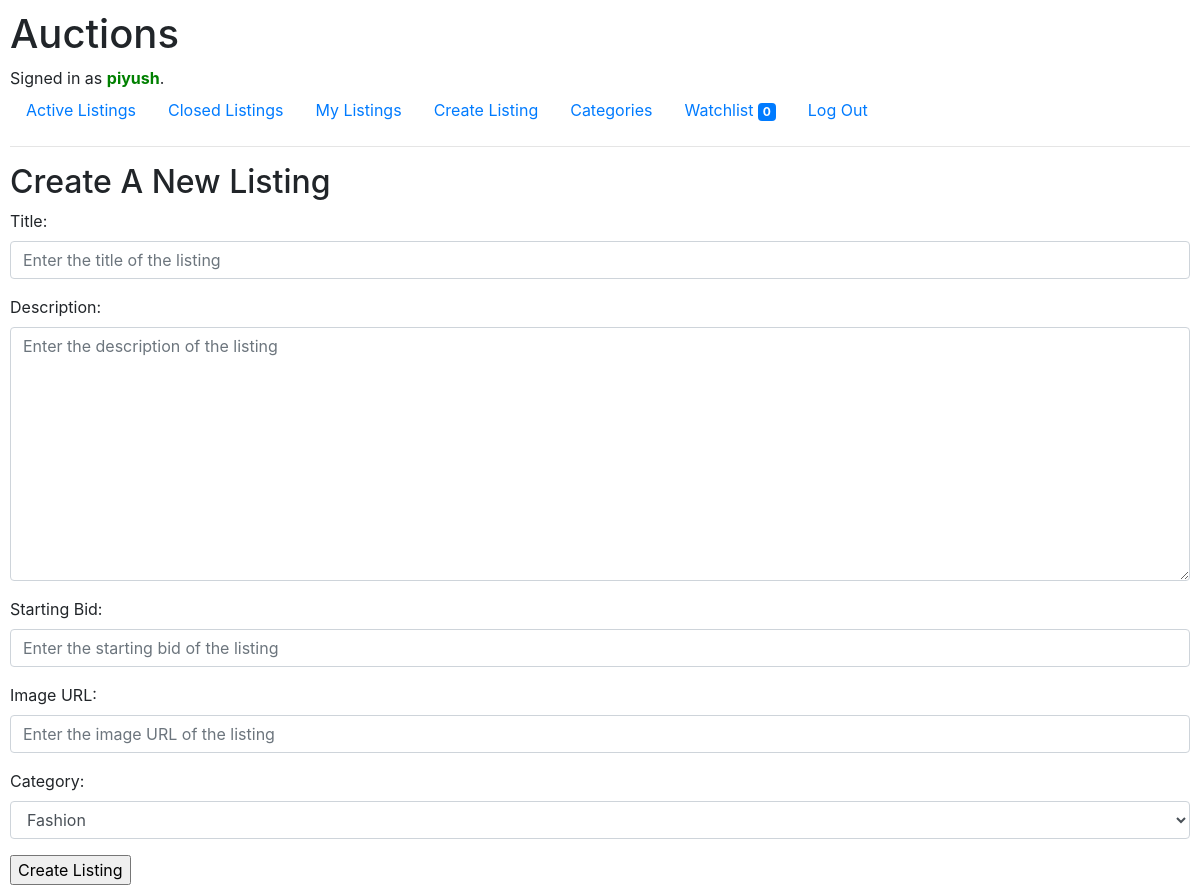
/create (signed in), run on an earlier commit of the app's database.
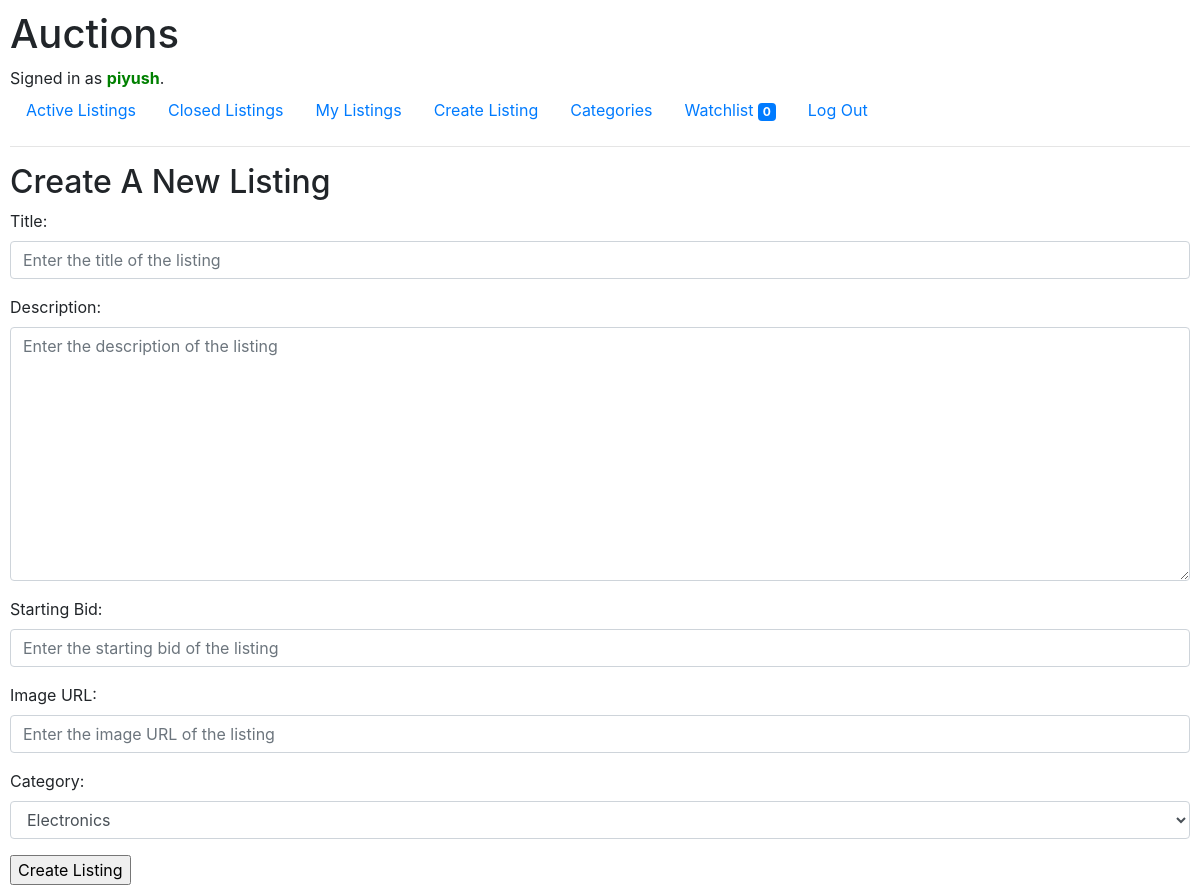
And on a later commit of the database.
### auctions/models.py (models this page shows)
class Category(models.Model):
    category = models.CharField(max_length=64, blank=False, unique=True)
    def __str__(self):
        return f"{self.category}"

### auctions/views.py (the view)
# urls.py: path("create", views.create, name="create"),
@login_required(login_url='/login')
def create(request):
    if request.method == "POST":
        form = ListingForm(request.POST)
        if form.is_valid():
            listing = form.save(commit=False)
            listing.user = request.user
            listing.save()
            return HttpResponseRedirect(reverse("index"))
        else:
            return render(request, "auctions/create.html", {
                "form": form
            })
    else:
        return render(request, "auctions/create.html", {
            "form": ListingForm()
        })

### auctions/templates/auctions/create.html
{% extends "auctions/layout.html" %} {% block body %}
<h2>Create A New Listing</h2>
<form action="{% url 'create' %}" method="post">
  {% csrf_token %} {{ form.as_p }}
  <input type="submit" value="Create Listing" />
</form>
{% endblock %}

What changed in the data, as far as the page shows it:
changed Category: category "Fashion" → "Electronics"
